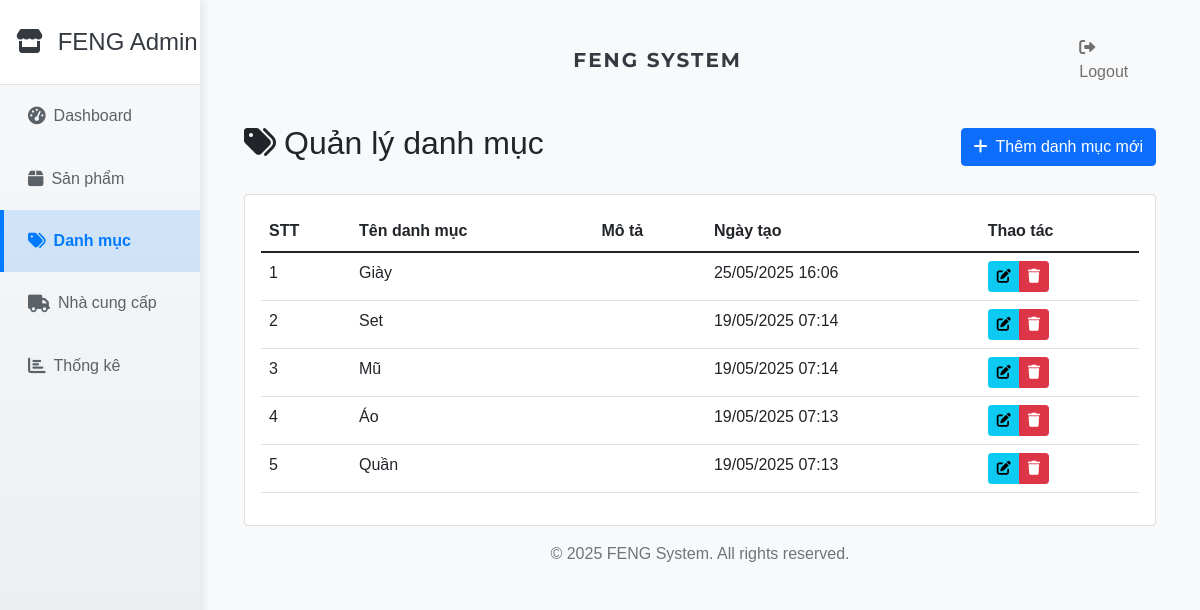
/PHPApp/index.php?action=categories (signed in), run on the app's committed database.
### tables this page shows
CREATE TABLE `categories` (
  `id` int NOT NULL AUTO_INCREMENT,
  `name` varchar(255) NOT NULL,
  `description` text,
  `created_at` datetime DEFAULT CURRENT_TIMESTAMP,
  PRIMARY KEY (`id`)
);

### PHPApp/controllers/CategoryController.php (called while the page is built, shortened)
<?php
require_once 'models/Category.php';
require_once 'config/database.php';
class CategoryController {
    private $category;
    public function __construct() {
        $database = new Database();
        $this->db = $database->getConnection();
        $this->category = new Category($this->db);
    }
    public function index() {
        $current_page = isset($_GET['page']) ? (int)$_GET['page'] : 1;
        $items_per_page = 10;
        $offset = ($current_page - 1) * $items_per_page;
        $categories = $this->category->read($items_per_page, $offset)->fetchAll(PDO::FETCH_ASSOC);
        require_once 'views/categories/index.php';
    }
}

### PHPApp/config/database.php (called while the page is built, shortened)
<?php
class Database {
    private $host = "localhost";
    private $db_name = "bt3";
    private $username = "root";
    private $password = "123456789";
    public function getConnection() {
        $this->conn = null;
        try {
            $this->conn = new PDO(
                "mysql:host=" . $this->host . ";dbname=" . $this->db_name,
                $this->username,
                $this->password
            );
            $this->conn->setAttribute(PDO::ATTR_ERRMODE, PDO::ERRMODE_EXCEPTION);
            $this->conn->exec("set names utf8");
        } catch(PDOException $e) {
            echo "Connection error: " . $e->getMessage();
        }
        return $this->conn;
    }
}

### PHPApp/models/Category.php (called while the page is built, shortened)
<?php
class Category {
    private $conn;
    private $table_name = "categories";
    public function __construct($db) {
        $this->conn = $db;
    }
    public function read($limit = null, $offset = null) {
        $query = "SELECT * FROM " . $this->table_name . " ORDER BY created_at DESC";
        if ($limit !== null) {
            $query .= " LIMIT :limit";
            if ($offset !== null) {
                $query .= " OFFSET :offset";
            }
        }
        $stmt = $this->conn->prepare($query);
        if ($limit !== null) {
            $stmt->bindParam(':limit', $limit, PDO::PARAM_INT);
            if ($offset !== null) {
                $stmt->bindParam(':offset', $offset, PDO::PARAM_INT);
            }
        }
        $stmt->execute();
        return $stmt;
    }
}

### PHPApp/views/categories/index.php (the view, shortened to what this page needs)
<div class="container-fluid">
    <div class="d-flex justify-content-between align-items-center mb-4">
        <h2><i class="fas fa-tags me-2"></i>Quản lý danh mục</h2>
        <a href="index.php?action=create_category" class="btn btn-primary">
            <i class="fas fa-plus me-2"></i>Thêm danh mục mới
        </a>
    </div>
    <div class="card">
        <div class="card-body">
            <div class="table-responsive">
                <table class="table table-hover">
                    <thead>
                        <tr>
                            <th>STT</th>
                            <th>Tên danh mục</th>
                            <th>Mô tả</th>
                            <th>Ngày tạo</th>
                            <th>Thao tác</th>
                        </tr>
                    </thead>
                    <tbody>
                        <?php if (empty($categories)): ?>
                            <tr>
                                <td colspan="5" class="text-center">Không có danh mục nào</td>
                            </tr>
                        <?php else: ?>
                            <?php $stt = 1; foreach ($categories as $category): ?>
                                <tr>
                                    <td><?php echo $stt++; ?></td>
                                    <td><?php echo htmlspecialchars($category['name']); ?></td>
                                    <td><?php echo htmlspecialchars($category['description']); ?></td>
                                    <td><?php echo date('d/m/Y H:i', strtotime($category['created_at'])); ?></td>
                                    <td>
                                        <div class="btn-group">
                                            <a href="index.php?action=edit_category&id=<?php echo $category['id']; ?>"
                                               class="btn btn-sm btn-info"
                                               title="Sửa">
                                                <i class="fas fa-edit"></i>
                                            </a>
                                            <a href="index.php?action=delete_category&id=<?php echo $category['id']; ?>"
                                               class="btn btn-sm btn-danger"
                                               onclick="return confirm('Bạn có chắc chắn muốn xóa danh mục này?')"
                                               title="Xóa">
                                                <i class="fas fa-trash"></i>
                                            </a>
                                        </div>
                                    </td>
                                </tr>
                            <?php endforeach; ?>
                        <?php endif; ?>
                    </tbody>
                </table>
            </div>
        </div>
    </div>
</div>
<?php
require_once 'views/layouts/admin.php';
?>

### PHPApp/views/layouts/admin.php (style rules this page uses)
body { background: #f8f9fa; font-family: 'Arial', sans-serif; }

### data on the page
categories: name "Giày", created_at "25/05/2025 16:06"
categories: name "Set", created_at "19/05/2025 07:14"
categories: name "Mũ", created_at "19/05/2025 07:14"
categories: name "Áo", created_at "19/05/2025 07:13"
categories: name "Quần", created_at "19/05/2025 07:13"
